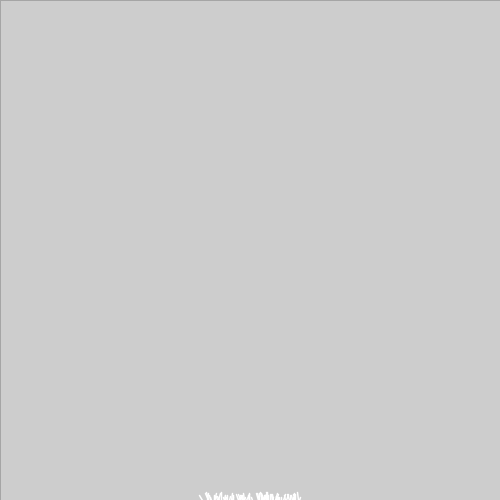
Frame 1 (no input)
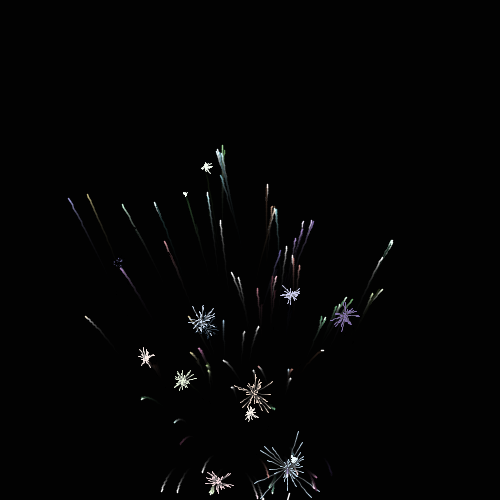
Frame 60 (the mouse pressed at the canvas centre just before this capture)
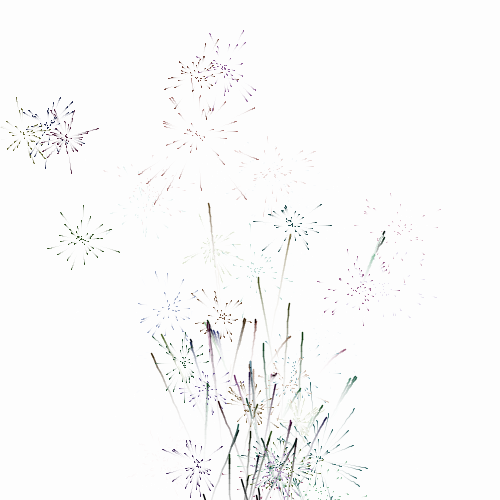
Frame 120 (the mouse held since frame 60 and released just before this capture)

The Processing sketch that drew these frames (run headless with seeded random() and noise(); from frame 60 on, the mouse is pressed at the canvas centre):

// Processing sketch: Fireshow
// ── Fireshow.pde
/* OpenProcessing Tweak of *@*http://www.openprocessing.org/sketch/2700*@* */
/* !do not delete the line above, required for linking your tweak if you upload again */
// Gravity Swarm
// Claudio Gonzales, July 2009
// Albuquerque, New Mexico

fireCracker[] Z;
boolean night = true;

void setup() {  
  size(500,500);
  Z = new fireCracker[75];
  frameRate(45);
  
  float phi;
  float r;
  for (int i=0;i<Z.length;i++) {
    r = random(6)+2;
    phi = random(3*HALF_PI-0.5,3*HALF_PI+0.5);
    Z[i] = new fireCracker( width/2 + random(width/5)-width/10, 
                            height, r*cos(phi), r*sin(phi), 
                            int(random(100)), int(random(50))+50, 50 );
  }
  
  smooth();
  background(255);
}

void draw() {
  if( night ) { filter(INVERT); }

  stroke(255,50);
  fill(255,50);
  rect(0,0,width,height);
  float phi, r;
  
  for (int i=0;i<Z.length;i++) {
    Z[i].update();
    Z[i].display();
    if( Z[i].dead() ) {
      phi = random(3*HALF_PI-0.5,3*HALF_PI+0.5);
      r = random(4)+4;
      Z[i].reset( width/2 + random(width/5)-width/10, 
                  height, r*cos(phi), r*sin(phi), 
                  int(random(100)), int(random(50))+50 );
    }
    
  }

  if( night ) { filter(INVERT); }

}

void mousePressed() {
  if( night ) { night = false; }
  else { night = true; }
}

// ── Firecracker.pde
class fireCracker {
  float x, y, xx, yy;
  float ox, oy;
  float vx, vy;
  particle[] charges;
  int colour;
  int life;
  int age;
  int current = 0;

  fireCracker( float ix, float iy, float vx0, float vy0, int C, int L, int num ) {
    charges = new particle[num];
    x = 0;
    y = 0;
    xx = 0;
    yy = 0;
    ox = ix;
    oy = iy;
    vx = vx0;
    vy = vy0;
    colour = C;
    life = int(random(L));
    age = L;

    for (int i=0;i<num;i++) {
      charges[i] = new particle( -1, 0, 0, 0, 0, 0 );
    }

  }

  void reset( float ix, float iy, float vx0, float vy0, int C, int L ) {
    x = 0;
    y = 0;
    xx = 0;
    yy = 0;
    ox = ix;
    oy = iy;
    vx = vx0;
    vy = vy0;
    colour = C;
    life = L;
    age = L;

    for (int i=0;i<charges.length;i++) {
      charges[i].reset( -1, 0, 0, 0, 0, 0 );
    }
    
  }
  
  void update(){
    if( age > 0 ) {
      xx = x;
      yy = y;
      x += vx;
      y += vy;
      age--;
      // air resistance
      vx *= 0.99;
  
      // gravity
      vy += 0.065;
      
      if( oy + y > width ) {
        y = width - oy;
        vy = -vy;
      }
      
      if( 0.95 < random(1) ) {
        if( current < charges.length ) {
          charges[current].reset( ox+x, oy+y, vx+random(1)-0.5, vy+random(1)-0.5, colour, life-age );
          current++;
        }
      }
    }
    if( age == 0 ) {
      float phi;
      float r;
      float p;
      if( random(1) < 0.95 ) {
        for (int i=0;i<charges.length;i++) {
          p = random(2)+1;
          r = random(p);
          phi = random(TWO_PI);
          charges[i].reset( ox+x, oy+y, r*cos(phi), r*sin(phi), colour, life );
        }
      }
      else {
        for (int i=0;i<charges.length;i++) {
          p = random(4)+2;
          r = random(p);
          phi = random(TWO_PI);
          charges[i].reset( ox+x, oy+y, r*cos(phi), r*sin(phi), colour, life );
        }
      }
      age--;
    }
  }
  
  void display(){
    colorMode(HSB,100);    
    float temp;
        
    if( age > 0 ) {
      strokeWeight(1.5);
      temp = float(age)/float(life);
      stroke( color( colour, log((exp(1)-1)*temp+1)*100, 100-log((exp(1)-1)*temp+1)*100 ) );
      line(ox+xx,oy+yy,ox+x,oy+y);
      for (int i=0;i<current;i++) {
        charges[i].move();
      }
      strokeWeight(1);
    }
    else {
      for (int i=0;i<charges.length;i++) {
        charges[i].move();
      }
    }
    
    colorMode(RGB,255);
  }
    
  boolean dead(){
    for (int i=0;i<charges.length;i++) {
      if( charges[i].dead() == false ) {
        return false;
      }
    }
    if( age > 0 ) {
      return false;
    }
    return true;
  }
  
}

// ── Particle.pde
class particle {
  float ox, oy;
  float x, y;
  float xx, yy;
  float vx;
  float vy;
  int life;
  int age;
  int colour;

  particle( float ix, float iy, float vx0, float vy0, int C, int L ) {
    x = 0;
    y = 0;
    xx = 0;
    yy = 0;
    ox = ix;
    oy = iy;
    vx = vx0;
    vy = vy0;
    colour = C;
    life = L;
    age = L;
  }

  void reset( float ix, float iy, float vx0, float vy0, int C, int L ) {
    x = 0;
    y = 0;
    xx = 0;
    yy = 0;
    ox = ix;
    oy = iy;
    vx = vx0;
    vy = vy0;
    colour = C;
    life = L;
    age = L;
  }

  void move() {

    if( age > 0 ) {
      xx = x;
      yy = y;
      x += vx;
      y += vy;
      age--;
      
      // air resistance
      vx *= 0.95;
      vy *= 0.95;
  
      
      if( oy + y > width ) {
        y = width - oy;
        vy = -vy;
      }
  
      colorMode(HSB,100);
      float temp;
      
      temp = float(age)/float(life);
      stroke( color( colour, log((exp(1)-1)*temp+1)*100, 100-log((exp(1)-1)*temp+1)*100 ) );
      line(ox+xx,oy+yy,ox+x,oy+y);
      //println("x: " + (ox+x) + " y: " + (oy+y) + "\n");
      //println("xx: " + (ox+xx) + " yy: " + (oy+yy) + "\n");
      
      colorMode(RGB,255);
    }
  }
  
  boolean dead() {
    if( age > 0 ) {
      return false;
    }
    return true;
  }
}
